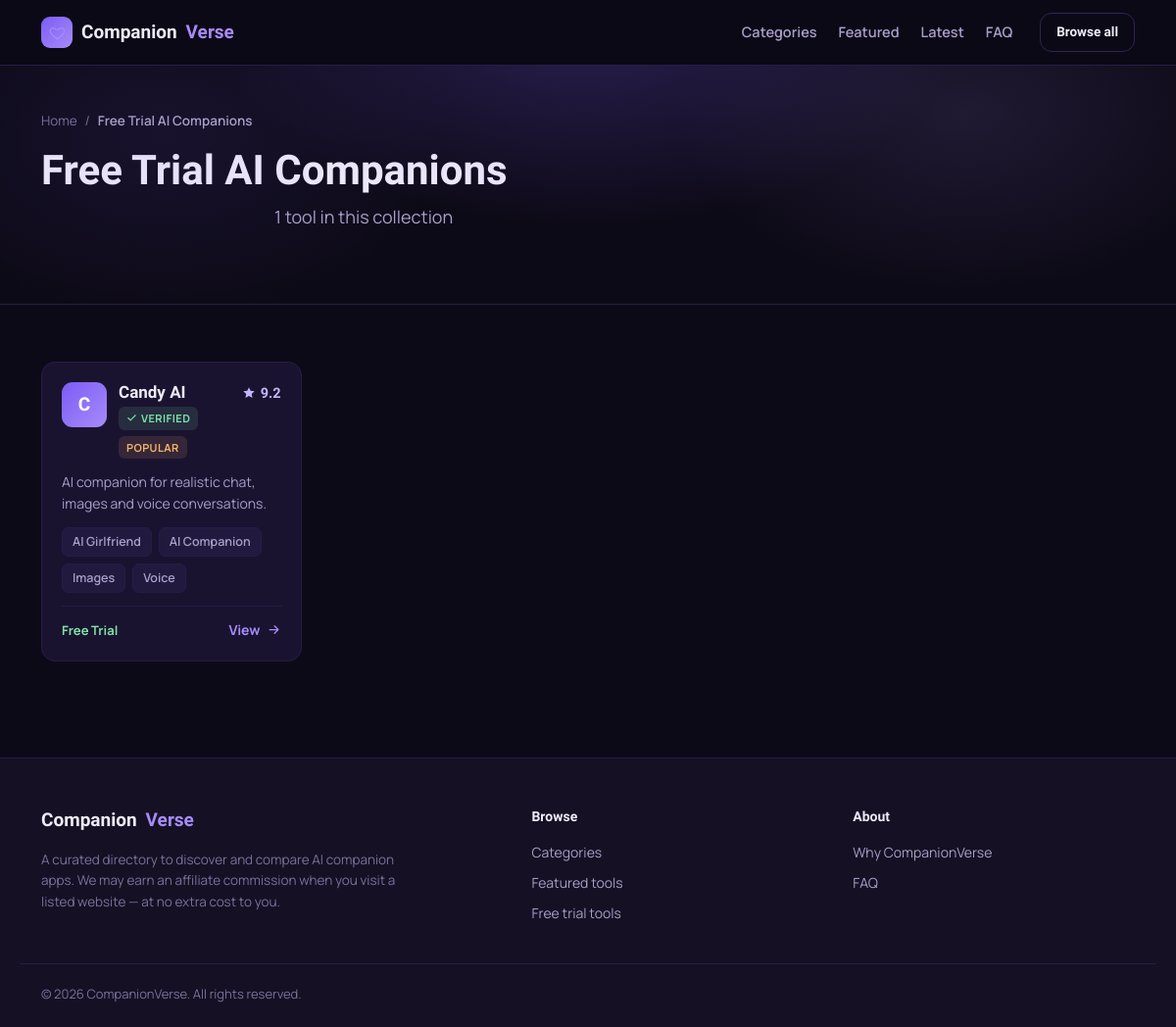
The page /category.php?free=1 on the database its author committed.
### tables this page shows
CREATE TABLE IF NOT EXISTS tools (
  id INT UNSIGNED AUTO_INCREMENT PRIMARY KEY,
  name VARCHAR(120) NOT NULL,
  slug VARCHAR(140) NOT NULL UNIQUE,
  tagline VARCHAR(255) DEFAULT '',
  description TEXT,
  logo VARCHAR(500) DEFAULT '',
  hero_image VARCHAR(500) DEFAULT '',
  website_url VARCHAR(500) DEFAULT '',
  affiliate_link VARCHAR(500) DEFAULT '',
  editor_score DECIMAL(3,1) DEFAULT NULL,
  free_trial TINYINT(1) NOT NULL DEFAULT 0,
  featured TINYINT(1) NOT NULL DEFAULT 0,
  verified TINYINT(1) NOT NULL DEFAULT 0,
  is_new TINYINT(1) NOT NULL DEFAULT 0,
  is_popular TINYINT(1) NOT NULL DEFAULT 0,
  created_at TIMESTAMP DEFAULT CURRENT_TIMESTAMP
);

### includes/db.php (called while the page is built, shortened)
<?php
function db(): PDO {
    static $pdo = null;
    if ($pdo === null) {
        try {
            $pdo = new PDO(
                'mysql:host=' . DB_HOST . ';dbname=' . DB_NAME . ';charset=utf8mb4',
                DB_USER,
                DB_PASS,
                [
                    PDO::ATTR_ERRMODE => PDO::ERRMODE_EXCEPTION,
                    PDO::ATTR_DEFAULT_FETCH_MODE => PDO::FETCH_ASSOC,
                ]
            );
        } catch (PDOException $e) {
            http_response_code(500);
            die('Database connection failed. Check credentials in config.php');
        }
    }
    return $pdo;
}
function esc($s): string {
    return htmlspecialchars((string)$s, ENT_QUOTES, 'UTF-8');
}
function getToolBadges(int $toolId, int $limit = 5): array {
    $st = db()->prepare('SELECT label FROM badges WHERE tool_id = ? ORDER BY sort_order, id LIMIT ' . (int)$limit);
    $st->execute([$toolId]);
    return array_column($st->fetchAll(), 'label');
}
function getTools(array $opts = []): array {
    $where = [];
    $params = [];
    $join = '';
    if (!empty($opts['free_trial'])) $where[] = 'free_trial = 1';
    $sql = 'SELECT DISTINCT t.* FROM tools t' . $join;
    if ($where) $sql .= ' WHERE ' . implode(' AND ', $where);
    $sql .= ' ORDER BY t.featured DESC, t.created_at DESC';
    $st = db()->prepare($sql);
    $st->execute($params);
    return $st->fetchAll();
}

### includes/tool-card.php (the view, shortened to what this page needs)
<?php
$cardBadges = getToolBadges((int)$t['id'], 4);
?>
<a class="tool-card" href="<?= SITE_URL ?>/tool.php?slug=<?= esc($t['slug']) ?>">
  <div class="tool-card-top">
    <?php if ($t['logo']): ?>
      <img class="tool-logo" src="<?= esc($t['logo']) ?>" alt="<?= esc($t['name']) ?> logo" loading="lazy">
    <?php else: ?>
      <span class="tool-logo tool-logo-fallback"><?= esc(mb_strtoupper(mb_substr($t['name'], 0, 1))) ?></span>
    <?php endif; ?>
    <div class="tool-card-title">
      <h3><?= esc($t['name']) ?></h3>
      <div class="tool-flags">
        <?php if ($t['verified']): ?><span class="flag flag-verified"><svg viewBox="0 0 24 24" fill="none"><path d="M20 6 9 17l-5-5" stroke="currentColor" stroke-width="2.4" stroke-linecap="round" stroke-linejoin="round"/></svg>Verified</span><?php endif; ?>
        <?php if ($t['is_popular']): ?><span class="flag flag-hot">Popular</span><?php endif; ?>
      </div>
    </div>
    <?php if ($t['editor_score'] !== null && $t['editor_score'] !== ''): ?>
      <span class="score"><svg viewBox="0 0 24 24" fill="currentColor"><path d="m12 2 2.9 6.3 6.9.8-5.1 4.7 1.4 6.8L12 17l-6.1 3.6 1.4-6.8L2.2 9.1l6.9-.8L12 2Z"/></svg><?= esc($t['editor_score']) ?></span>
    <?php endif; ?>
  </div>
  <p class="tool-tagline"><?= esc($t['tagline']) ?></p>
  <div class="tool-badges">
    <?php foreach ($cardBadges as $b): ?><span class="chip"><?= esc($b) ?></span><?php endforeach; ?>
  </div>
  <div class="tool-card-bottom">
    <span class="price-hint"><?= $t['free_trial'] ? 'Free Trial' : 'Paid' ?></span>
    <span class="view-link">View <svg viewBox="0 0 24 24" fill="none"><path d="M5 12h14m-6-6 6 6-6 6" stroke="currentColor" stroke-width="2" stroke-linecap="round" stroke-linejoin="round"/></svg></span>
  </div>
</a>

### category.php (shortened to what this page needs)
<?php
require_once __DIR__ . '/includes/db.php';
$free = isset($_GET['free']);
if ($free) {
    $title = 'Free Trial AI Companions';
    $tools = getTools(['free_trial' => 1]);
}
require __DIR__ . '/includes/header.php';
?>
<section class="cat-hero">
  <div class="hero-glow" aria-hidden="true"></div>
  <div class="container">
    <nav class="crumbs"><a href="<?= SITE_URL ?>/index.php">Home</a><span>/</span><b><?= esc($title) ?></b></nav>
    <h1><?= esc($title) ?></h1>
    <p class="hero-sub"><?= count($tools) ?> tool<?= count($tools) === 1 ? '' : 's' ?> in this collection</p>
  </div>
</section>
<section class="section">
  <div class="container">
    <?php if ($tools): ?>
      <div class="tool-grid">
        <?php foreach ($tools as $t) include __DIR__ . '/includes/tool-card.php'; ?>
      </div>
    <?php else: ?>
      <p class="empty-note">No tools in this category yet. <a href="<?= SITE_URL ?>/index.php">Browse the full directory</a>.</p>
    <?php endif; ?>
  </div>
</section>
<?php require __DIR__ . '/includes/footer.php'; ?>

### assets/style.css (style rules this page uses)
:root { --bg: #0d0a17; --bg-soft: #151024; --surface: #1a1330; --surface-2: #221a3e; --border: #2f2454; --border-soft: #261d47; --lav: #a78bfa; --lav-bright: #c4b5fd; --lav-deep: #7c5cf5; --text: #efecfa; --muted: #a89fc9; --dim: #7a719c; --good: #7ee2a8; --bad: #f199a9; --radius: 14px; --font-display: 'Sora', sans-serif; --font-body: 'Manrope', sans-serif; }
* { margin: 0; padding: 0; box-sizing: border-box; }
html { scroll-behavior: smooth; }
body { background: var(--bg); color: var(--text); font-family: var(--font-body); font-size: 16px; line-height: 1.6; -webkit-font-smoothing: antialiased; }
a { color: var(--lav); text-decoration: none; }
svg { width: 1em; height: 1em; }
.container { max-width: 1160px; margin: 0 auto; padding: 0 22px; }
h1, h2, h3 { font-family: var(--font-display); line-height: 1.2; }
.hero, .tool-hero, .cat-hero { position: relative; overflow: hidden; }
.hero-glow { position: absolute; inset: 0; pointer-events: none; background: radial-gradient(560px 320px at 50% -60px, rgba(124, 92, 245, 0.28), transparent 70%), radial-gradient(420px 260px at 82% 20%, rgba(167, 139, 250, 0.12), transparent 70%), radial-gradient(420px 260px at 14% 30%, rgba(124, 92, 245, 0.10), transparent 70%); }
.hero-sub { color: var(--muted); font-size: 18px; max-width: 640px; margin: 0 auto 34px; }
.section { padding: 58px 0; }
.tool-grid { display: grid; gap: 18px; grid-template-columns: repeat(auto-fill, minmax(255px, 1fr)); }
.tool-card { display: flex; flex-direction: column; gap: 13px; background: var(--surface); border: 1px solid var(--border-soft); border-radius: var(--radius); padding: 20px; color: var(--text); transition: border-color .15s, transform .15s, box-shadow .15s; }
.tool-card-top { display: flex; align-items: flex-start; gap: 12px; }
.tool-logo { width: 46px; height: 46px; border-radius: 11px; object-fit: cover; flex-shrink: 0; }
.tool-logo-fallback { display: grid; place-items: center; background: linear-gradient(135deg, var(--lav-deep), var(--lav)); color: #fff; font-family: var(--font-display); font-weight: 700; font-size: 19px; }
.tool-card-title h3 { font-size: 17px; font-weight: 700; margin-bottom: 5px; }
.tool-flags { display: flex; flex-wrap: wrap; gap: 6px; }
.flag { display: inline-flex; align-items: center; gap: 4px; font-size: 11px; font-weight: 700; letter-spacing: .04em; text-transform: uppercase; border-radius: 6px; padding: 3px 8px; }
.flag svg { width: 11px; height: 11px; }
.flag-verified { color: var(--good); background: rgba(126, 226, 168, 0.12); }
.flag-hot { color: #f7b26a; background: rgba(247, 178, 106, 0.12); }
.score { margin-left: auto; display: inline-flex; align-items: center; gap: 5px; color: var(--lav-bright); font-family: var(--font-display); font-weight: 700; font-size: 14.5px; }
.score svg { width: 14px; height: 14px; }
.tool-tagline { color: var(--muted); font-size: 14px; line-height: 1.55; display: -webkit-box; -webkit-line-clamp: 2; -webkit-box-orient: vertical; overflow: hidden; min-height: 43px; }
.tool-badges { display: flex; flex-wrap: wrap; gap: 7px; }
.chip { font-size: 12.5px; font-weight: 600; color: var(--muted); background: var(--surface-2); border: 1px solid var(--border-soft); border-radius: 7px; padding: 4px 10px; }
.tool-card-bottom { display: flex; align-items: center; justify-content: space-between; margin-top: auto; padding-top: 13px; border-top: 1px solid var(--border-soft); }
.price-hint { font-size: 13px; font-weight: 700; color: var(--good); }
.view-link { display: inline-flex; align-items: center; gap: 6px; color: var(--lav); font-weight: 700; font-size: 14px; }
.view-link svg { width: 15px; height: 15px; transition: transform .15s; }
.tool-hero, .cat-hero { padding: 46px 0 40px; border-bottom: 1px solid var(--border-soft); }
.cat-hero h1 { font-size: clamp(28px, 4.5vw, 42px); margin: 14px 0 8px; }
.crumbs { position: relative; font-size: 13.5px; color: var(--dim); display: flex; gap: 8px; flex-wrap: wrap; }
.crumbs a { color: var(--dim); }
.crumbs b { color: var(--muted); font-weight: 600; }

### rows shown on the page
tools: name "C", name "Candy AI", verified 1 (drawn), is_popular "POPULAR", editor_score "9.2", tagline "AI companion for realistic chat, images and voice conversations.", b "AI Girlfriend", b "AI Companion", b "Images", b "Voice", free_trial "Free Trial"

### other values the page prints
$title "Free Trial AI Companions"
count($tools) "1"
SITE_NAME "CompanionVerse"
